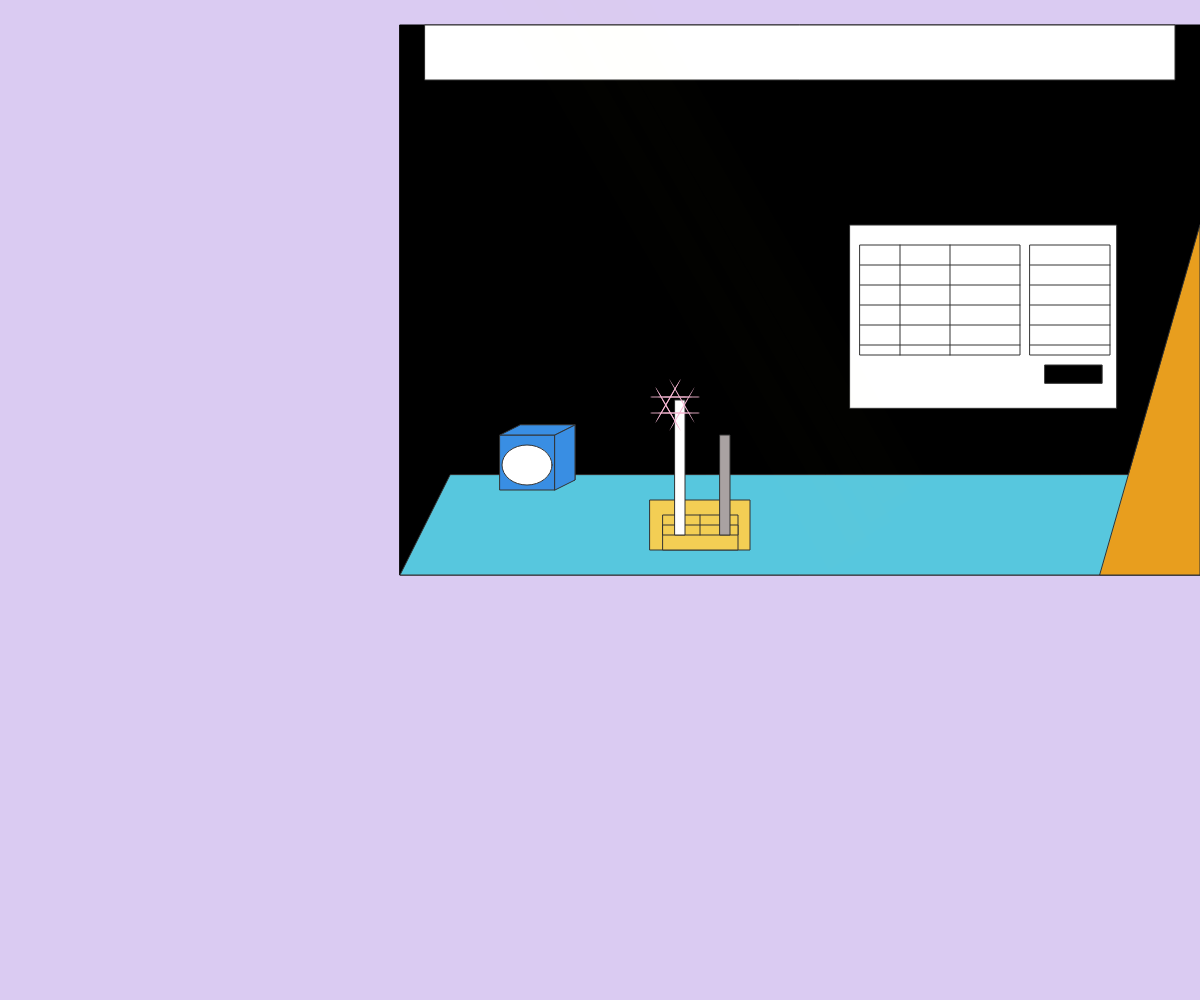
Frame 1 (no input)
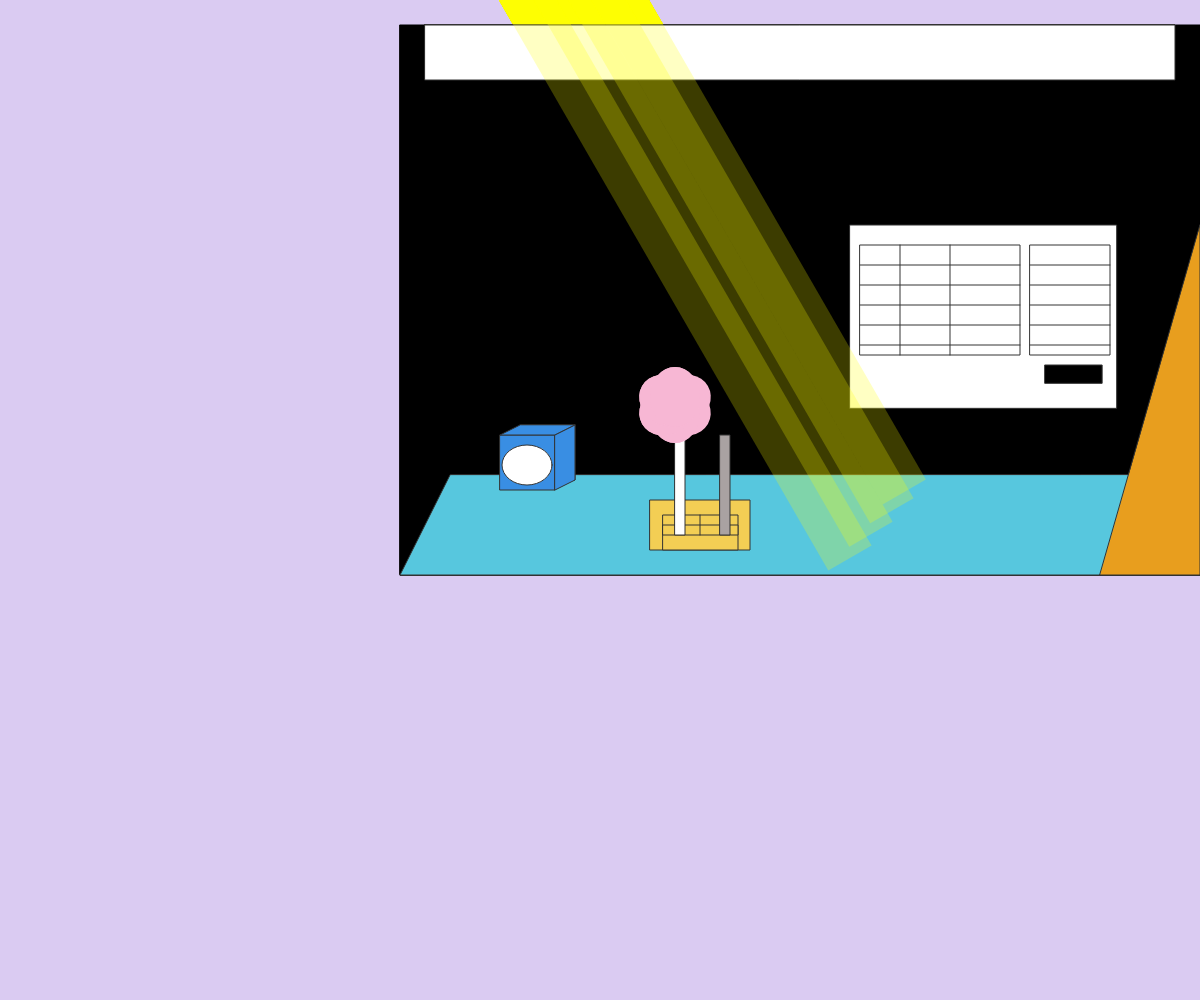
Frame 60 (no input)
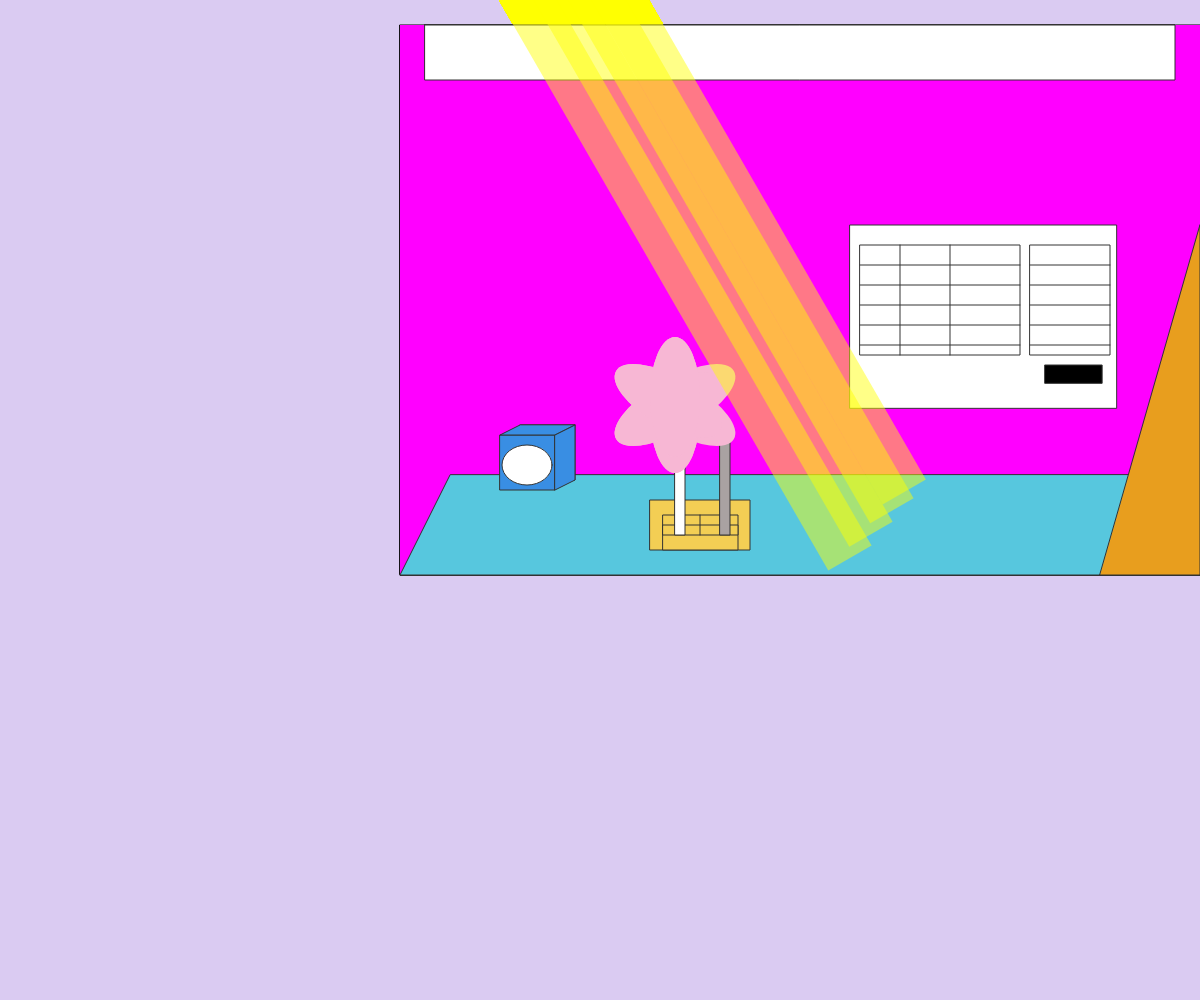
Frame 120 (the mouse pressed at the canvas centre since frame 60)

The p5.js sketch that drew these frames (run headless with seeded random() and noise() and a simulated clock; from frame 60 on, the mouse is pressed at the canvas centre):

// p5.js sketch
// ── sketch.js
let value=0;
function setup() {
    createCanvas(windowWidth, windowHeight);
    background('#dacbf2');
}

function draw()
{
    let length= 800;
    let width= 550;
    let xDis= 400;
    let yDis= 25;
  
    backdrop(xDis,yDis,length,width);
    airCon(xDis,yDis,width,length);
    light(xDis,yDis,length, width);
    windowsill(xDis,yDis,length,width);
    curtain(xDis,yDis,length,width);
    clock(xDis,yDis,width);
    holder(xDis,yDis,width);
    ruler();
    flower(xDis,yDis,width);
    sunlight();
 
}
 
 //background of a/c    
function backdrop(xDis,yDis,length, width){     
        fill(mouseX,0,mouseY);
        rect(xDis, yDis, length, width);
    }
    
    
    
    function light(xDis,yDis,length, width) {
        fill('white');
        rect(xDis+25, yDis, length-50, width/10);
    }
 
    
    //windowsill
    function windowsill(xDis,yDis,length,width){
        fill('#57c7de')
        quad(xDis+50, yDis+width-100, xDis, yDis+width, xDis+length, yDis+width, xDis+length, yDis+width-100);
    }
    
    function curtain(xDis,yDis,length,width){
        fill('#e89e1e')
        triangle(xDis+length, yDis+200, xDis+length, yDis+width, (xDis+length)-100, yDis+width);
    }
    
    //clock
    function clock(xDis,yDis,width){
        fill('#398ee3');
        let cLength=55;
        let cWidth=55;
        rect(xDis+120, yDis+width-150, cLength, cWidth);
        rect(xDis+100, yDis+width-140, cLength, cWidth);
      
        quad(xDis+120, yDis+width-150, xDis+100, yDis+width-140,     xDis+100+cLength, yDis+width-140, xDis+120+cLength, yDis+width-150);
        quad(xDis+100+cLength, yDis+width-140, xDis+120+cLength, yDis+width-150, xDis+120+cLength, yDis+width-95, xDis+100+cLength, yDis+width-85);
        fill('white');
        ellipse(xDis+127, yDis+width-110, 50, 40);
    }
    
    //pencil holder
    function holder(xDis,yDis,width){
        fill('#F3CE54');
        rect(xDis+250, yDis+width-75, 100,50);
        rect(xDis+263, yDis+width-60, 75,35);
        rect(xDis+263, yDis+width-50, 75,10);
        line(xDis+300, yDis+width-60, xDis+300,yDis+width-60+20);
    }

 function sunlight(){
        fill(255,255,0,frameCount%255);
        rect(-220,50,800,50);
	 			rect(-210,80,800,50);
	 			rect(-200,110,800,50);
	 			rect(-190,130,800,50);
      }
 
    function airCon(xDis,yDis,width,length){
        fill('white');
        stroke(51);
        rect(xDis+450, yDis+200, length/3, width/3);
        rect(xDis+460, yDis+220, length/5, width/5);
        line(xDis+460, yDis+240, xDis+460+length/5, yDis+240);
        line(xDis+460, yDis+260, xDis+460+length/5, yDis+260);
        line(xDis+460, yDis+280, xDis+460+length/5, yDis+280);
        line(xDis+460, yDis+300, xDis+460+length/5, yDis+300);
        line(xDis+460, yDis+320, xDis+460+length/5, yDis+320);
        
        line(xDis+500, yDis+220, xDis+500, yDis+220+width/5);
        line(xDis+550, yDis+220, xDis+550, yDis+220+width/5);
    
        rect(xDis+630, yDis+220, length/10, width/5);
        line(xDis+630, yDis+240, xDis+630+length/10, yDis+240);
        line(xDis+630, yDis+260, xDis+630+length/10, yDis+260);
        line(xDis+630, yDis+280, xDis+630+length/10, yDis+280);
        line(xDis+630, yDis+300, xDis+630+length/10, yDis+300);
        line(xDis+630, yDis+320, xDis+630+length/10, yDis+320);
    
				fill(value);
        rect(xDis+645, yDis+340, length/14, width/30);
    }

		function mouseClicked() {
  		if (value === 0) {
    		value = 255;
  		} else {
    	value = 100;
  		}
}
    
    //ruler
    function ruler(){
        fill('#A9A2A2');
        rect(720, 435, 10, 100);
    }
 
    //flower
    function flower(xDis,yDis,width){
      var a=0;
        fill('white');
        rect(675, 400, 10, 135);
        fill('#f7b7d4')
        translate(xDis+275, (yDis+width)-170);
        noStroke();
        for (let i = 0; i < 10; i++) {
            ellipse(0, 8, 50, frameCount%270);
            rotate(PI/3);
        }
    }
